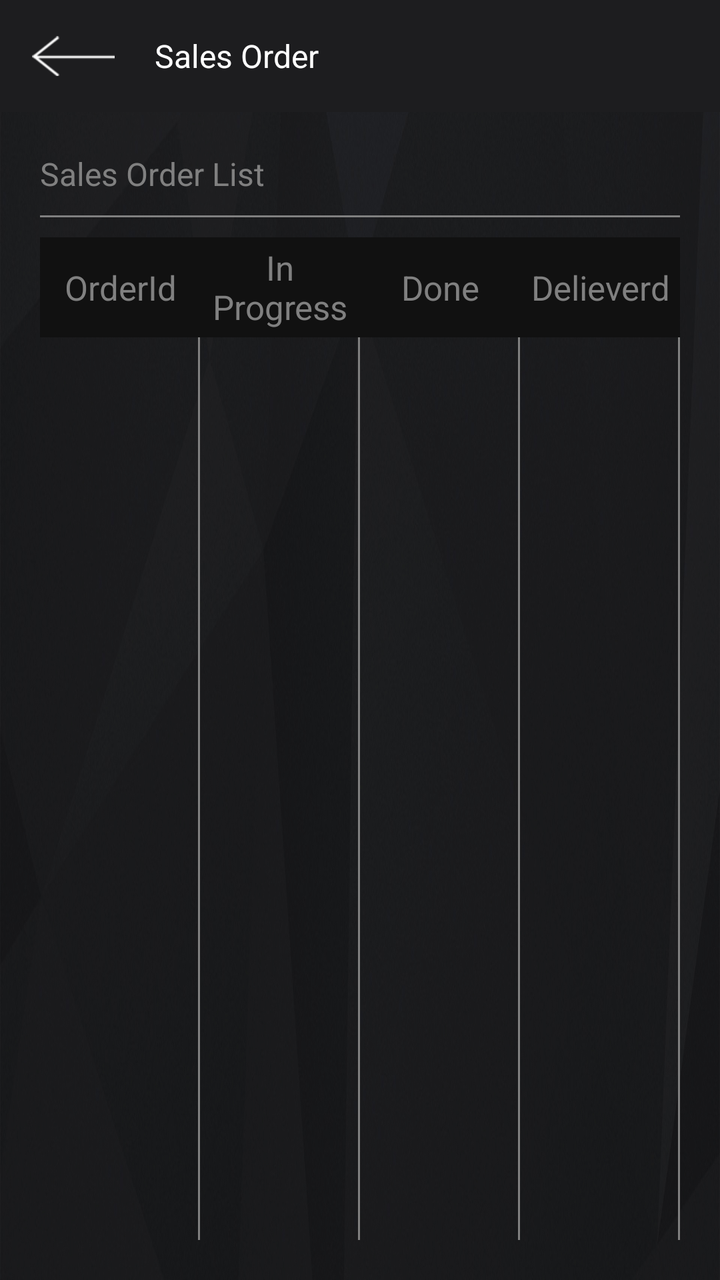
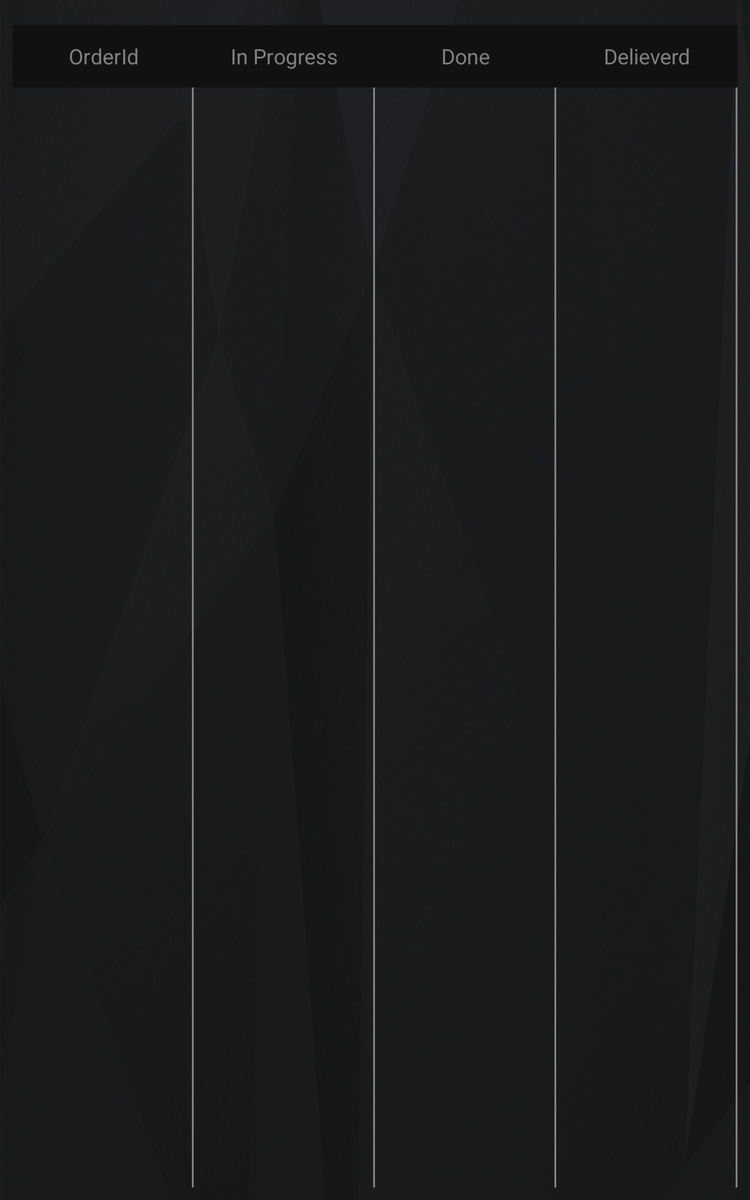

An Android layout and its configuration variant, each rendered on a device that would load it. The default file and the variant file are quoted in full after the pictures.
<!-- AndroidManifest.xml: fallback theme Theme.MaterialComponents.DayNight.NoActionBar -->
<!-- res/layout/sales_order_layout.xml -->
<?xml version="1.0" encoding="utf-8"?>
<LinearLayout xmlns:android="http://schemas.android.com/apk/res/android"
    android:layout_width="match_parent"
    android:layout_height="match_parent"
    android:background="@drawable/bg_img"
    android:orientation="vertical">

    <android.support.v7.widget.Toolbar
        android:layout_width="match_parent"
        android:layout_height="wrap_content"
        android:background="@color/background">


        <ImageView
            android:layout_width="wrap_content"
            android:layout_height="wrap_content"
            android:layout_margin="10dp"
            android:src="@drawable/back_arrow_icon" />

        <TextView
            android:layout_width="wrap_content"
            android:layout_height="wrap_content"
            android:padding="10dp"
            android:text="Sales Order"
            android:textColor="@color/white"
            android:textSize="16sp" />
    </android.support.v7.widget.Toolbar>


    <LinearLayout
        android:layout_width="match_parent"
        android:layout_height="match_parent"
        android:layout_margin="20dp"
        android:orientation="vertical">

        <TextView
            android:layout_width="wrap_content"
            android:layout_height="wrap_content"
            android:text="Sales Order List"
            android:textColor="@color/textcolor"
            android:textSize="16sp" />

        <View
            android:layout_width="match_parent"
            android:layout_height="1dp"
            android:layout_marginTop="@dimen/text_size_common_10"
            android:background="@color/textcolor" />


        <LinearLayout
            android:layout_width="match_parent"
            android:layout_height="50dp"
            android:layout_marginTop="10dp"
            android:background="#111"
            android:orientation="horizontal"

            android:weightSum="4">


            <TextView
                android:layout_width="0dp"
                android:layout_height="wrap_content"
                android:layout_gravity="center_vertical"
                android:layout_weight="1"
                android:gravity="center"
                android:text="OrderId"
                android:textColor="@color/textcolor"
                android:textSize="17sp" />

            <TextView
                android:layout_width="0dp"
                android:layout_height="wrap_content"
                android:layout_gravity="center_vertical"
                android:layout_weight="1"
                android:gravity="center"
                android:text="In Progress"
                android:textColor="@color/textcolor"
                android:textSize="17sp" />

            <TextView
                android:layout_width="0dp"
                android:layout_height="wrap_content"
                android:layout_gravity="center_vertical"
                android:layout_weight="1"
                android:gravity="center"
                android:text="Done"
                android:textColor="@color/textcolor"
                android:textSize="17sp" />

            <TextView
                android:layout_width="0dp"
                android:layout_height="wrap_content"
                android:layout_gravity="center_vertical"
                android:layout_weight="1"
                android:gravity="center"
                android:text="Delieverd"
                android:textColor="@color/textcolor"
                android:textSize="17sp" />


        </LinearLayout>

        <LinearLayout
            android:layout_width="match_parent"
            android:layout_height="match_parent"
            android:orientation="horizontal"
            android:weightSum="4">

            <LinearLayout
                android:layout_width="0dp"
                android:layout_height="match_parent"
                android:layout_weight="1"
                android:weightSum="1">


                <ListView
                    android:id="@+id/orderId_List"
                    android:layout_width="0dp"
                    android:layout_height="match_parent"
                    android:layout_weight="0.99"
                    android:divider="@color/dividercolor"
                    android:dividerHeight="1dp"
                    android:scrollbars="none" />

                <View
                    android:layout_width="0dp"
                    android:layout_height="match_parent"
                    android:layout_weight="0.01"
                    android:background="@color/textcolor" />

            </LinearLayout>

            <LinearLayout
                android:layout_width="0dp"
                android:layout_height="match_parent"
                android:layout_weight="1"
                android:weightSum="1">


                <ListView
                    android:id="@+id/InProgress_List"
                    android:layout_width="0dp"
                    android:layout_height="match_parent"
                    android:layout_weight="0.99"
                    android:divider="@color/dividercolor"
                    android:dividerHeight="1dp"
                    android:scrollbars="none" />

                <View
                    android:layout_width="0dp"
                    android:layout_height="match_parent"
                    android:layout_weight="0.01"
                    android:background="@color/textcolor" />

            </LinearLayout>



            <LinearLayout
                android:layout_width="0dp"
                android:layout_height="match_parent"
                android:layout_weight="1"
                android:weightSum="1">


                <ListView
                    android:id="@+id/Done_List"
                    android:layout_width="0dp"
                    android:layout_height="match_parent"
                    android:layout_weight="0.99"
                    android:divider="@color/dividercolor"
                    android:dividerHeight="1dp"
                    android:scrollbars="none" />

                <View
                    android:layout_width="0dp"
                    android:layout_height="match_parent"
                    android:layout_weight="0.01"
                    android:background="@color/textcolor" />

            </LinearLayout>


            <LinearLayout
                android:layout_width="0dp"
                android:layout_height="match_parent"
                android:layout_weight="1"
                android:weightSum="1">


                <ListView
                    android:id="@+id/Deilver_List"
                    android:layout_width="0dp"
                    android:layout_height="match_parent"
                    android:layout_weight="0.99"
                    android:divider="@color/dividercolor"
                    android:dividerHeight="1dp"
                    android:scrollbars="none" />

                <View
                    android:layout_width="0dp"
                    android:layout_height="match_parent"
                    android:layout_weight="0.01"
                    android:background="@color/textcolor" />

            </LinearLayout>



        </LinearLayout>

    </LinearLayout>

</LinearLayout>
<!-- resources referenced by this layout -->
<resources>
  <color name="background">#1D1D1F</color>
  <color name="dividercolor">#10eeeeee</color>
  <color name="textcolor">#808080</color>
  <color name="white">#FFFFFF</color>
  <dimen name="text_size_common_10">10sp</dimen>
  <!-- drawable back_arrow_icon: png bitmap (drawable-hdpi, 669 bytes) -->
  <!-- drawable bg_img: png bitmap (drawable, 573444 bytes) -->
</resources>
<!-- res/layout-sw600dp/sales_order_layout.xml (the author's variant of the layout above) -->
<!-- drawn on a 7-inch tablet held upright -->
<?xml version="1.0" encoding="utf-8"?>
<LinearLayout xmlns:android="http://schemas.android.com/apk/res/android"
    android:layout_width="match_parent"
    android:layout_height="match_parent"
    android:background="@drawable/bg_img"
    android:orientation="vertical">




    <LinearLayout
        android:layout_width="match_parent"
        android:layout_height="match_parent"
        android:layout_margin="10dp"
        android:orientation="vertical">



        <LinearLayout
            android:layout_width="match_parent"
            android:layout_height="50dp"
            android:layout_marginTop="10dp"
            android:background="#111"
            android:orientation="horizontal"

            android:weightSum="4">


            <TextView
                android:layout_width="0dp"
                android:layout_height="wrap_content"
                android:layout_gravity="center_vertical"
                android:layout_weight="1"
                android:gravity="center"
                android:text="OrderId"
                android:textColor="@color/textcolor"
                android:textSize="17sp" />

            <TextView
                android:layout_width="0dp"
                android:layout_height="wrap_content"
                android:layout_gravity="center_vertical"
                android:layout_weight="1"
                android:gravity="center"
                android:text="In Progress"
                android:textColor="@color/textcolor"
                android:textSize="17sp" />

            <TextView
                android:layout_width="0dp"
                android:layout_height="wrap_content"
                android:layout_gravity="center_vertical"
                android:layout_weight="1"
                android:gravity="center"
                android:text="Done"
                android:textColor="@color/textcolor"
                android:textSize="17sp" />

            <TextView
                android:layout_width="0dp"
                android:layout_height="wrap_content"
                android:layout_gravity="center_vertical"
                android:layout_weight="1"
                android:gravity="center"
                android:text="Delieverd"
                android:textColor="@color/textcolor"
                android:textSize="17sp" />


        </LinearLayout>

        <LinearLayout
            android:layout_width="match_parent"
            android:layout_height="match_parent"
            android:orientation="horizontal"
            android:weightSum="4">

            <LinearLayout
                android:layout_width="0dp"
                android:layout_height="match_parent"
                android:layout_weight="1"
                android:weightSum="1">


                <ListView
                    android:id="@+id/orderId_List"
                    android:layout_width="0dp"
                    android:layout_height="match_parent"
                    android:layout_weight="0.99"
                    android:divider="@color/dividercolor"
                    android:dividerHeight="1dp"
                    android:scrollbars="none" />

                <View
                    android:layout_width="0dp"
                    android:layout_height="match_parent"
                    android:layout_weight="0.01"
                    android:background="@color/textcolor" />

            </LinearLayout>

            <LinearLayout
                android:layout_width="0dp"
                android:layout_height="match_parent"
                android:layout_weight="1"
                android:weightSum="1">


                <ListView
                    android:id="@+id/InProgress_List"
                    android:layout_width="0dp"
                    android:layout_height="match_parent"
                    android:layout_weight="0.99"
                    android:divider="@color/dividercolor"
                    android:dividerHeight="1dp"
                    android:scrollbars="none" />

                <View
                    android:layout_width="0dp"
                    android:layout_height="match_parent"
                    android:layout_weight="0.01"
                    android:background="@color/textcolor" />

            </LinearLayout>



            <LinearLayout
                android:layout_width="0dp"
                android:layout_height="match_parent"
                android:layout_weight="1"
                android:weightSum="1">


                <ListView
                    android:id="@+id/Done_List"
                    android:layout_width="0dp"
                    android:layout_height="match_parent"
                    android:layout_weight="0.99"
                    android:divider="@color/dividercolor"
                    android:dividerHeight="1dp"
                    android:scrollbars="none" />

                <View
                    android:layout_width="0dp"
                    android:layout_height="match_parent"
                    android:layout_weight="0.01"
                    android:background="@color/textcolor" />

            </LinearLayout>


            <LinearLayout
                android:layout_width="0dp"
                android:layout_height="match_parent"
                android:layout_weight="1"
                android:weightSum="1">


                <ListView
                    android:id="@+id/Deilver_List"
                    android:layout_width="0dp"
                    android:layout_height="match_parent"
                    android:layout_weight="0.99"
                    android:divider="@color/dividercolor"
                    android:dividerHeight="1dp"
                    android:scrollbars="none" />

                <View
                    android:layout_width="0dp"
                    android:layout_height="match_parent"
                    android:layout_weight="0.01"
                    android:background="@color/textcolor" />

            </LinearLayout>



        </LinearLayout>

    </LinearLayout>

</LinearLayout>
<!-- resources referenced by the variant -->
<!-- as a 7-inch tablet held upright resolves them -->
<resources>
  <color name="dividercolor">#10eeeeee</color>
  <color name="textcolor">#808080</color>
  <!-- drawable bg_img: png bitmap (drawable, 573444 bytes) -->
</resources>
